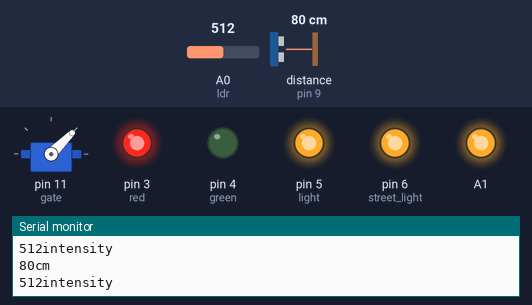
The sketch below on a simulated Arduino Uno, built with avr-gcc and run on an emulated ATmega328P. Shown: servo, output pins drawn as LEDs (lit = HIGH), the last lines printed to the serial monitor. Wiring (inferred from the names in the program): ultrasonic range finder: trigger pin 10; echo pin 9. Inputs (shaded band) come from the test bench; at power-on: distance to the obstacle (sensor on pin 9) 80 cm, A0 (ldr) = 512. The echo pulse lasts 58.3 µs per cm; pins used as bus, display or sensor lines are not drawn.

Above: at 1.2 s.
1.3 s: distance to the obstacle (sensor on pin 9) set to 10 cm
2.8 s: distance to the obstacle (sensor on pin 9) set to 7 cm
At 3.15 s:
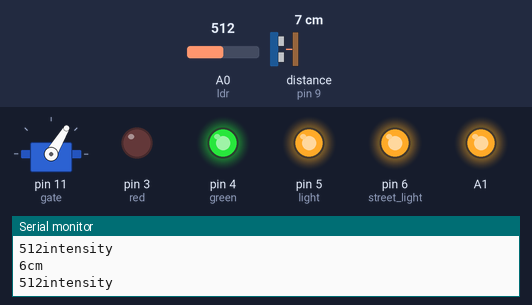
At 4.9 s:
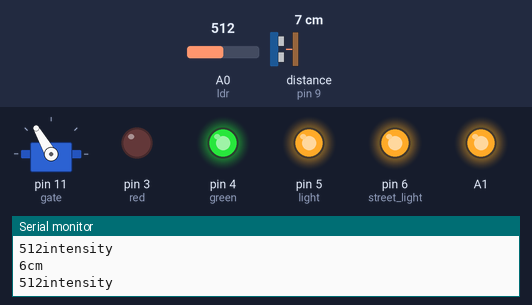
Timing chart, 0 to 11.2 s (numbered marks = the images above; inputs shaded):
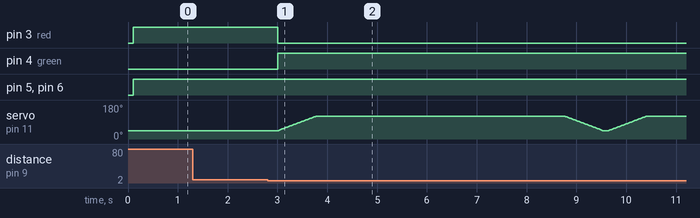

The sketch:

Gate.ino
```cpp
#include<Servo.h>
const int pingPin = 10; // Trigger Pin of Ultrasonic Sensor
const int echoPin = 9; // Echo Pin of Ultrasonic Sensor
const int red=3,green=4;         // defining the pins for the led near gate
int ldr=A0;              // defining the analog pin to ldr to read the intensity
int light=5;
int street_light=6;
Servo gate;    //creating Servo Class object named gate
void setup() {
  // put your setup code here, to run once:
  Serial.begin(9600);
pinMode(red,OUTPUT);    // road 1 signal red set to OUTPUT
pinMode(green,OUTPUT);   //road 2 signal green set to OUTPUT
pinMode(light,OUTPUT);
pinMode(street_light,OUTPUT);
pinMode(A1,OUTPUT);
digitalWrite(A1,HIGH);
gate.attach(11);     //set pin 6 for servo
gate.write(45);      // set the gate to 0 degree
}

void loop() {
  // put your main code here, to run repeatedly:
int distance,intensity,interrupt=0;
 distance=calculatedistance(pingPin,echoPin);   //get the distance
 intensity = get_intensity();      //get the intensity of the Surrounding
 int threshold=650;
 Serial.print(distance);
 Serial.print("cm");
 Serial.println();
 Serial.print(intensity);
 Serial.print("intensity");
 Serial.println();
 if(intensity<threshold)     //verifying the intensity
 {
  digitalWrite(light,HIGH);   //lights are on
  digitalWrite(street_light,HIGH);
 }
 else
 {
  digitalWrite(light,LOW);   //lights are off
  digitalWrite(street_light,LOW);
 }
 if(distance<8)
 {
  if(distance!=0)
  {
    digitalWrite(light,HIGH);   //lights are on
  digitalWrite(street_light,HIGH);
    digitalWrite(red,LOW);
  digitalWrite(green,HIGH);
  open_gate();
  delay(5000);
  close_gate();
  }
 }
 else
 {
  gate.write(45);
  digitalWrite(red,HIGH);
  digitalWrite(green,LOW);
 }
}
// Converting millisecond to Centimeter
long microsecondsToCentimeters(long microseconds)
{
   return microseconds / 29 / 2;
}
//function to calculate the distance using the Sonar
int calculatedistance(int pingPin , int echoPin){
  long duration, inches, cm,meter;
  pinMode(pingPin, OUTPUT);
  digitalWrite(pingPin, LOW);
  delayMicroseconds(2);
  digitalWrite(pingPin, HIGH);
  delayMicroseconds(10);
  digitalWrite(pingPin, LOW);
  pinMode(echoPin, INPUT);
  duration = pulseIn(echoPin, HIGH);
  cm = microsecondsToCentimeters(duration);
   delay(100);
  return cm;
}
int get_intensity()   //to get the intensity of the surrounding
{
  return analogRead(ldr);
}
void open_gate()
{
  int i;
  for(i=45;i<=120;i++)
  {
    gate.write(i);
    delay(10);
  }
}
void close_gate()
{
  int i;
  for(i=120;i>=45;i--)
  {
    gate.write(i);
    delay(10);
  }
}
```

Measured:
- the behaviour switches between 9 and 8 cm on distance to the obstacle (sensor on pin 9) (found by bisection; images 0 and 1)
- after the input at 2.8 s, pin 3 (red): HIGH → LOW after 0.20 s; pin 4 (green): LOW → HIGH after 0.20 s
